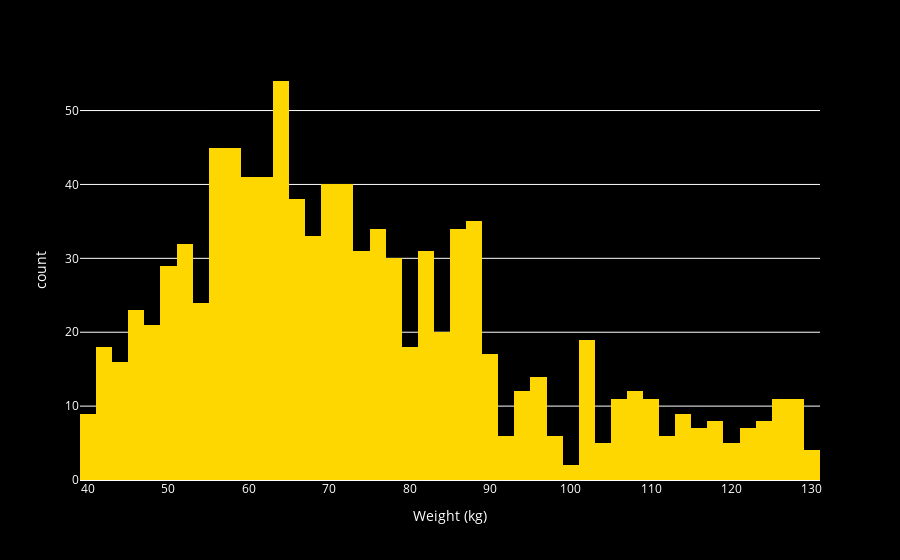
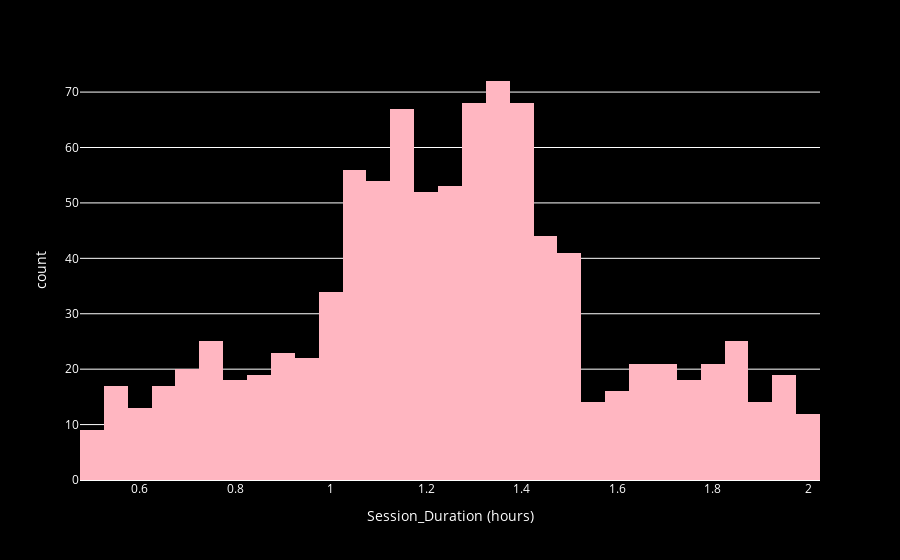
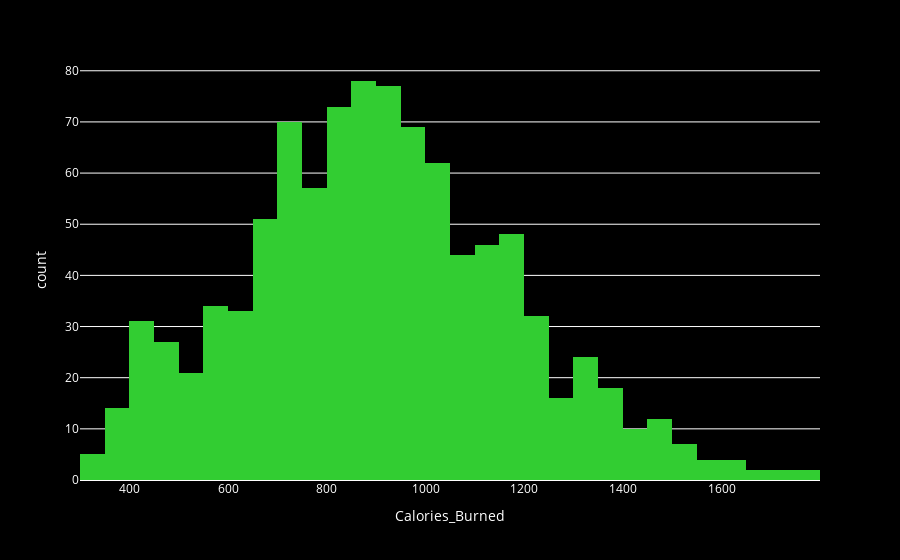
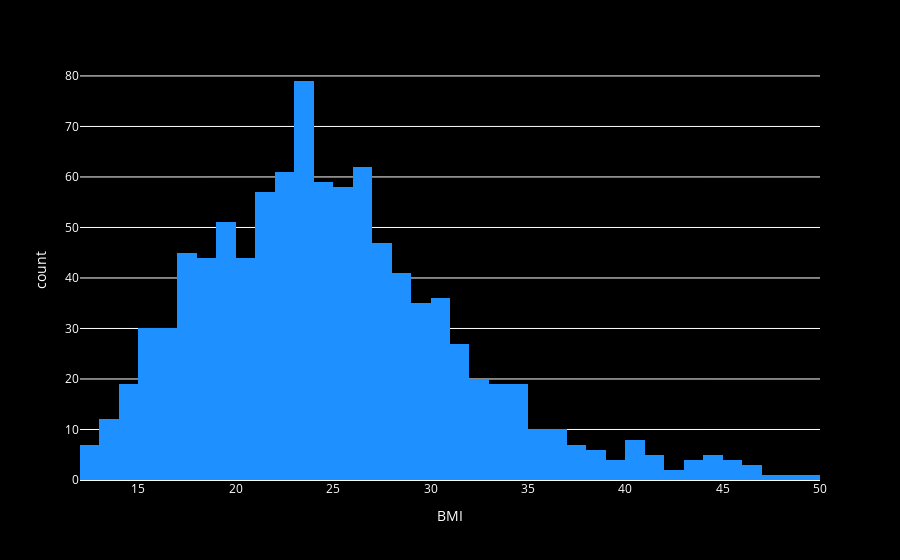

Notebook code cell kept with these figures, in order:
### Code cell
import plotly.express as px

colors = [
    '#FFD700',
    '#FFB6C1',
    '#32CD32',
    '#1E90FF'
]

def create_histplot(df, x, title, nbins=50, color_index=0):
    fig = px.histogram(df, x, nbins=nbins)
    fig.update_traces(marker_color=colors[color_index])
    fig.update_layout(
        plot_bgcolor='black',
        paper_bgcolor='black',
        font_color='white'
    )
    fig.show()

create_histplot(df, 'Weight (kg)', 'Weight (kg)', nbins=50, color_index=0)
create_histplot(df, 'Session_Duration (hours)', 'Session_Duration (hours)', nbins=50, color_index=1)
create_histplot(df, 'Calories_Burned', 'Calories_Burned', nbins=50, color_index=2)
create_histplot(df, 'BMI', 'BMI', nbins=50, color_index=3)

### Figure 1 — Plotly figure (JSON) as saved in the notebook; plotly's stock layout.template omitted (floating-point values rounded to 4 significant figures; data arrays with more than 128 entries replaced by an {"elided": "..."} marker saying what was removed)
{"data": [{"alignmentgroup": "True", "bingroup": "x", "hovertemplate": "Weight (kg)=%{x}<br>count=%{y}<extra></extra>", "legendgroup": "", "marker": {"color": "#FFD700", "pattern": {"shape": ""}}, "name": "", "nbinsx": 50, "offsetgroup": "", "orientation": "v", "showlegend": false, "type": "histogram", "x": {"elided": "973 float values"}, "xaxis": "x", "yaxis": "y"}], "layout": {"barmode": "relative", "font": {"color": "white"}, "legend": {"tracegroupgap": 0}, "margin": {"t": 60}, "paper_bgcolor": "black", "plot_bgcolor": "black", "xaxis": {"anchor": "y", "domain": [0, 1], "title": {"text": "Weight (kg)"}}, "yaxis": {"anchor": "x", "domain": [0, 1], "title": {"text": "count"}}}}

### Figure 2 — Plotly figure (JSON) as saved in the notebook; plotly's stock layout.template omitted (floating-point values rounded to 4 significant figures; data arrays with more than 128 entries replaced by an {"elided": "..."} marker saying what was removed)
{"data": [{"alignmentgroup": "True", "bingroup": "x", "hovertemplate": "Session_Duration (hours)=%{x}<br>count=%{y}<extra></extra>", "legendgroup": "", "marker": {"color": "#FFB6C1", "pattern": {"shape": ""}}, "name": "", "nbinsx": 50, "offsetgroup": "", "orientation": "v", "showlegend": false, "type": "histogram", "x": {"elided": "973 float values"}, "xaxis": "x", "yaxis": "y"}], "layout": {"barmode": "relative", "font": {"color": "white"}, "legend": {"tracegroupgap": 0}, "margin": {"t": 60}, "paper_bgcolor": "black", "plot_bgcolor": "black", "xaxis": {"anchor": "y", "domain": [0, 1], "title": {"text": "Session_Duration (hours)"}}, "yaxis": {"anchor": "x", "domain": [0, 1], "title": {"text": "count"}}}}

### Figure 3 — Plotly figure (JSON) as saved in the notebook; plotly's stock layout.template omitted (floating-point values rounded to 4 significant figures; data arrays with more than 128 entries replaced by an {"elided": "..."} marker saying what was removed)
{"data": [{"alignmentgroup": "True", "bingroup": "x", "hovertemplate": "Calories_Burned=%{x}<br>count=%{y}<extra></extra>", "legendgroup": "", "marker": {"color": "#32CD32", "pattern": {"shape": ""}}, "name": "", "nbinsx": 50, "offsetgroup": "", "orientation": "v", "showlegend": false, "type": "histogram", "x": {"elided": "973 int values"}, "xaxis": "x", "yaxis": "y"}], "layout": {"barmode": "relative", "font": {"color": "white"}, "legend": {"tracegroupgap": 0}, "margin": {"t": 60}, "paper_bgcolor": "black", "plot_bgcolor": "black", "xaxis": {"anchor": "y", "domain": [0, 1], "title": {"text": "Calories_Burned"}}, "yaxis": {"anchor": "x", "domain": [0, 1], "title": {"text": "count"}}}}

### Figure 4 — Plotly figure (JSON) as saved in the notebook; plotly's stock layout.template omitted (floating-point values rounded to 4 significant figures; data arrays with more than 128 entries replaced by an {"elided": "..."} marker saying what was removed)
{"data": [{"alignmentgroup": "True", "bingroup": "x", "hovertemplate": "BMI=%{x}<br>count=%{y}<extra></extra>", "legendgroup": "", "marker": {"color": "#1E90FF", "pattern": {"shape": ""}}, "name": "", "nbinsx": 50, "offsetgroup": "", "orientation": "v", "showlegend": false, "type": "histogram", "x": {"elided": "973 float values"}, "xaxis": "x", "yaxis": "y"}], "layout": {"barmode": "relative", "font": {"color": "white"}, "legend": {"tracegroupgap": 0}, "margin": {"t": 60}, "paper_bgcolor": "black", "plot_bgcolor": "black", "xaxis": {"anchor": "y", "domain": [0, 1], "title": {"text": "BMI"}}, "yaxis": {"anchor": "x", "domain": [0, 1], "title": {"text": "count"}}}}
